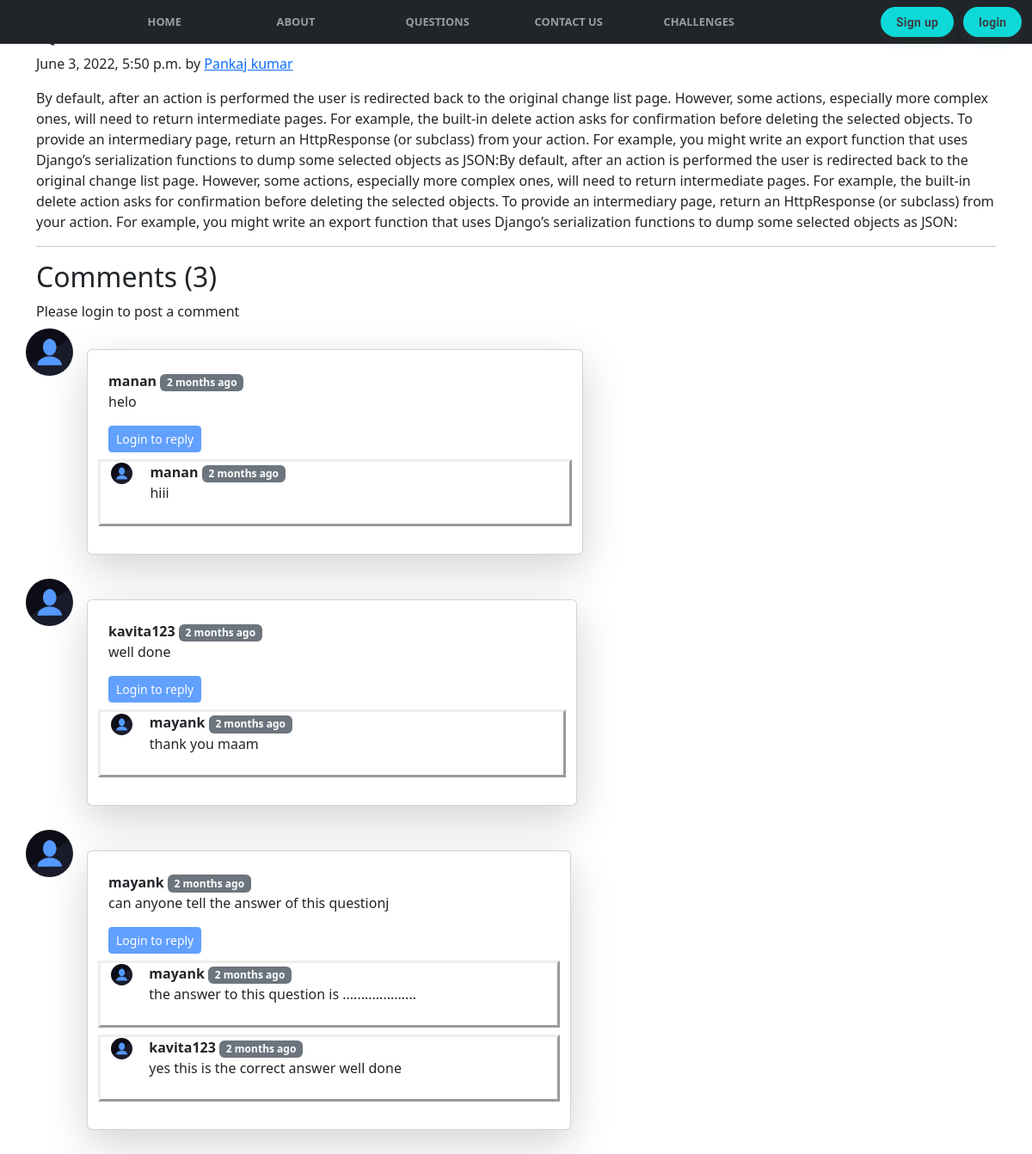
The app's page /questions/first with its own data.
### questions/models.py (models this page shows, shortened)
class Ques(models.Model):
    sno = models.AutoField(primary_key= True)
    title = models.CharField(max_length=255)
    topic = models.CharField(max_length=200)
    author=models.CharField(max_length=60)
    slug=models.CharField(max_length=130)
    timeStamp=models.DateTimeField(blank=True)
    content=models.TextField()

class BlogComment(models.Model):
    sno= models.AutoField(primary_key=True)
    comment=models.TextField()
    user=models.ForeignKey(User, on_delete=models.CASCADE)
    post=models.ForeignKey(Ques, on_delete=models.CASCADE)
    parent=models.ForeignKey('self',on_delete=models.CASCADE, null=True )
    timestamp= models.DateTimeField(default=now)

### questions/views.py (the view)
# urls.py: path('<str:slug>', views.QuesContent, name='QuesContent'),
def QuesContent(request, slug):
    post= Ques.objects.filter(slug= slug).first()
    comments= BlogComment.objects.filter(post=post, parent=None)
    replies= BlogComment.objects.filter(post=post).exclude(parent=None)
    replyDict={}
    for reply in replies:
        if reply.parent.sno not in replyDict.keys():
            replyDict[reply.parent.sno]=[reply]
        else:
            replyDict[reply.parent.sno].append(reply)
    context={'post':post, 'comments': comments, 'user': request.user, 'replyDict': replyDict}
    return render(request, "questions/quescontent.html", context)

### questions/templatetags/extras.py (called while the page is built)
@register.filter(name='get_val')
def get_val(dict, key):
    return dict.get(key)

### template/questions/quescontent.html (shortened to what this page needs)
{% extends 'base.html' %}
{% block body %}
{% load humanize %}
{% load extras %}
<div class="container my-3">
    <h2 class="blog-post-title">{{post.title}}</h2>
    <p class="blog-post-meta">{{post.timeStamp}} by <a href="/about">{{post.author}}</a></p>
    <p>{{post.content|safe}}</p>
    <hr>
</div>
<div class="container">
    <h2> Comments ({{comments.count}})</h2>
    <div class="my-2">
        {% if user.is_authenticated %}
        <form action="/questions/postComment" method="post">
            {% csrf_token %}
            <div class="form-group">
                <label for="exampleInputEmail1">Post Comment </label>
                <input type="text" class="form-control" name="comment" placeholder="Enter comment here">
            </div>
            <input type="hidden" name="postSno" value="{{post.sno}}">
            <input type="hidden" name="parentSno" value="">
            <button type="submit" class="btn btn-primary">Submit</button>
        </form><br>
        {% else %}
        Please login to post a comment
        {% endif %}
    </div>
</div>
{% for comment in comments %}
<div class="container text-dark" style="padding-left:0px">
    <div class="row d-block justify-content-center">
        <div class="col-md-11 col-lg-9 col-xl-7">
            <div class="d-flex flex-start mb-1">
                <img class="rounded-circle shadow-1-strong me-3" src="/static/images/user.png" alt="avatar" width="55"
                    height="55" />
                <div class="card w-100 shadow-lg h-md-250 my-4">
                    <div class="card-body p-4">
                        <div class="">
                            <b>{{comment.user.username}}</b> <span class="badge bg-secondary ">{{comment.timestamp|naturaltime}}</span>
                            <p>
                                {{comment.comment}}
                            </p>
                            <div class="reply mx-0">
                                {% if user.is_authenticated %}
                                <button class="btn btn-sm btn-primary" type="button" data-toggle="collapse" data-target="#replyBox{{comment.sno}}" aria-expanded="false" aria-controls="replyBox{{comment.sno}}">Reply</button>
                                <div class="collapse" id="replyBox{{comment.sno}}">
                                    <div class="card card-body my-2">
                                        <form action="/questions/postComment" method="post">
                                            {% csrf_token %}
                                            <div class="form-group">
                                                <label for="comment">Post a reply </label>
                                                <input type="text" class="form-control" name="comment" placeholder="Enter comment here">
                                                <input type="hidden" name="parentSno" value="{{comment.sno}}">
                                            </div>
                                            <input type="hidden" name="postSno" value="{{post.sno}}">
                                            <button type="submit" class="btn btn-primary">Submit</button>
                                        </form>
                                    </div>
                                </div>
                                {% else %}
                                <button class="btn btn-sm btn-primary" type="button" aria-expanded="false" disabled>Login to reply</button>
                                {% endif %}
                                <div class="replies my-2 ">
                                    {% for reply in replyDict|get_val:comment.sno %}
                                    <div class="row my-2" style="border-style: outset">
                                        <div class="col-md-1">
                                            <img class="rounded-circle shadow-1-strong me-3" src="/static/images/user.png" alt="avatar" width="25" height="25">
                                        </div>
                                        <div class="col-md-11">
                                            <div class="col-md-11 ">
                                                <b> {{reply.user.username}} </b> <span class="badge bg-secondary ">{{reply.timestamp|naturaltime}}</span>
                                                <div>{{reply.comment}}</div>
                                            </div>
                                            <br>
                                        </div>
                                    </div>
                                    {% endfor %}
                                </div>
                            </div>
                        </div>
                    </div>
                </div>
            </div>
        </div>
    </div>
    {% endfor %}
    {% endblock %}

### template/base.html (shortened to what this page needs)
<!DOCTYPE html>
<html lang="en">
<head>
  <link href="https://cdn.jsdelivr.net/npm/bootstrap@5.1.3/dist/css/bootstrap.min.css" rel="stylesheet"
>
    {% load static %}
    <link rel="stylesheet" type="text/css" href="{% static 'css/styles.css' %}">
    <link href="https://cdn.jsdelivr.net/npm/bootstrap@5.2.0-beta1/dist/css/bootstrap.min.css" rel="stylesheet"
>
    <link rel="stylesheet" href="https://cdnjs.cloudflare.com/ajax/libs/font-awesome/5.15.2/css/all.min.css"/>
  </head>
<body>
  <nav class="navbar fixed-top navbar-expand-sm bg-dark navbar-dark" style="background-color: #131413;">
    <div class="container-fluid">
      <div style="display:flex; justify-content: space-between;" class="collapse navbar-collapse" id="navbarNav">
        <div class="items">
        <ul class="navbar-nav">
          <a href="/" class="nav-link"><b> Home </b></a>
          <a href="#about" class="nav-link"><b> About </b></a>
          <a href="/questions" class="nav-link"><b> Questions </b></a>
          <a href="/contact" class="nav-link"><b> Contact Us </b></a>
          <a href="/" class="nav-link"><b> Challenges </b></a>
        </ul>
      </div>
      <div>
        {% if user.is_authenticated %}
        <p style="color:white; margin-bottom: 0px; margin-right: 20px;">Welcome <b style="color: cyan;">{{request.user}}</b></p>
        <a type="button" href="/logout" class="button-17" style="text-decoration: none;">Logout</a>
        {% else %}
        <button type="button" class="button-17" data-bs-toggle="modal" data-bs-target="#signupmodal" style="margin-right: 6px;">
          Sign up
        </button>
        <button type="button" class="button-17" data-bs-toggle="modal" data-bs-target="#loginmodal">
          login
        </button>
        {% endif %}
      </div>
      </div>
    </div>
  </nav>
{% block body %}{% endblock body %}
</body>
</html>

### static/css/styles.css (style rules this page uses)
* { margin: 0; padding: 0; }
.navbar { background: #000000; }
.navbar-nav { position: relative; top: 2%; left: 20%; }
.navbar-nav a { color: #f6f4e6; text-decoration: none; font-size: .8em; text-transform: uppercase; font-weight: 500; display: inline-block; width: 150px; -webkit-transition: all 0.2s ease-in-out; transition: all 0.2s ease-in-out; }
.button-17 { align-items: center; appearance: none; background-color: #0dd9d9; border-radius: 24px; border-style: none; box-shadow: rgba(0, 0, 0, .2) 0 3px 5px -1px,rgba(0, 0, 0, .14) 0 6px 10px 0,rgba(0, 0, 0, .12) 0 1px 18px 0; box-sizing: border-box; color: #3c4043; cursor: pointer; display: inline-flex; fill: currentcolor; font-family: "Google Sans",Roboto,Arial,sans-serif; font-size: 14px; font-weight: 700; height:35px; justify-content: center; letter-spacing: .25px; line-height: normal; max-width: 100%; overflow: visible; padding: 1px 18px; position: relative; text-align: center; text-transform: none; transition: box-shadow 320ms cubic-bezier(.4, 0, .2, 1),opacity 21ms linear 30ms,transform 270ms cubic-bezier(0, 0, .2, 1) 0ms; user-select: none; -webkit-user-select: none; touch-action: manipulation; width: auto; will-change: transform,opacity; z-index: 0; }
.button-17:not(:disabled) { box-shadow: rgba(60, 64, 67, .3) 0 1px 3px 0, rgba(60, 64, 67, .15) 0 4px 8px 3px; }

### records on screen
Ques: timeStamp "June 3, 2022, 5:50 p.m.", author "Pankaj kumar", content "By default, after an action is performed the user is redirected back to the original change list page. However, some actions, especially more complex ones, will need to return intermediate pages. For example, the built-in delete action asks for confirmation before deleting the selected objects. To provide an intermediary page, return an HttpResponse (or subclass) from your action. For example, you might write an export function that uses Django’s serialization functions to dump some selected objects as JSON:By default, after an action is performed the user is redirected back to the original change list page. However, some actions, especially more complex ones, will need to return…"
BlogComment: user.username "manan", timestamp "2 months ago", comment "helo"
BlogComment: user.username "manan", timestamp "2 months ago", comment "hiii"
BlogComment: user.username "kavita123", timestamp "2 months ago", comment "well done"
BlogComment: user.username "mayank", timestamp "2 months ago", comment "thank you maam"
BlogComment: user.username "mayank", timestamp "2 months ago", comment "can anyone tell the answer of this questionj"
BlogComment: user.username "mayank", timestamp "2 months ago", comment "the answer to this question is ...................."
BlogComment: user.username "kavita123", timestamp "2 months ago", comment "yes this is the correct answer well done"

### other values on screen
{{ comments.count }} "3"
